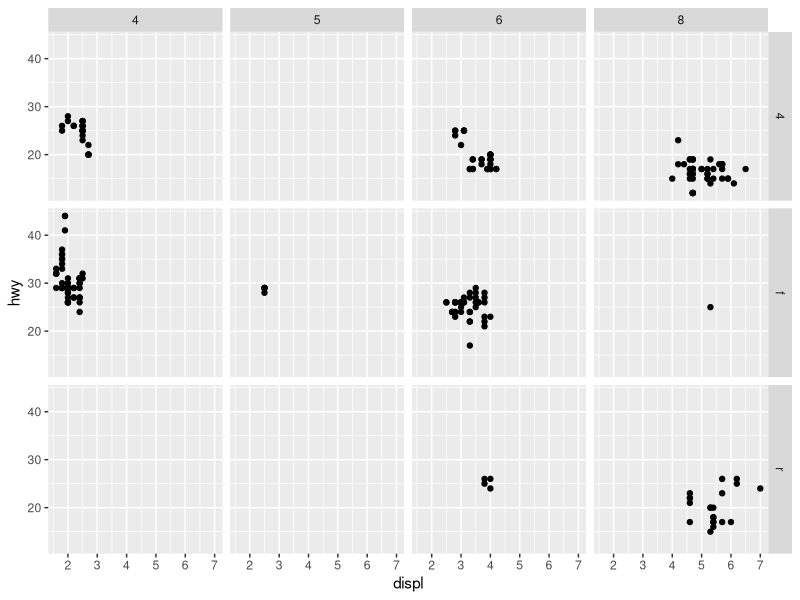
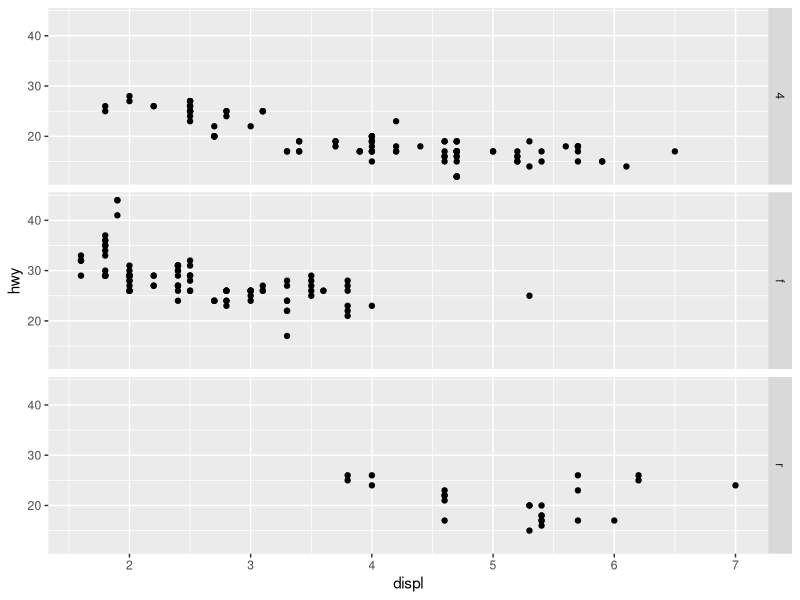
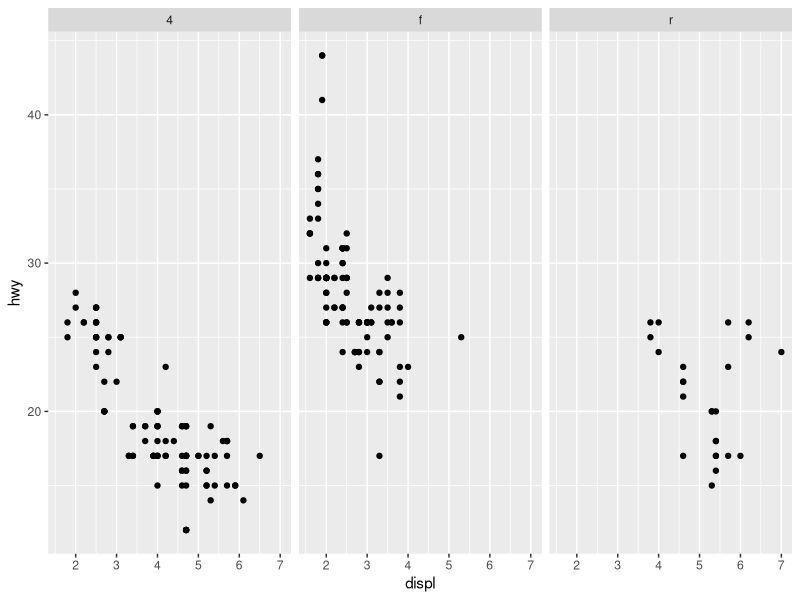
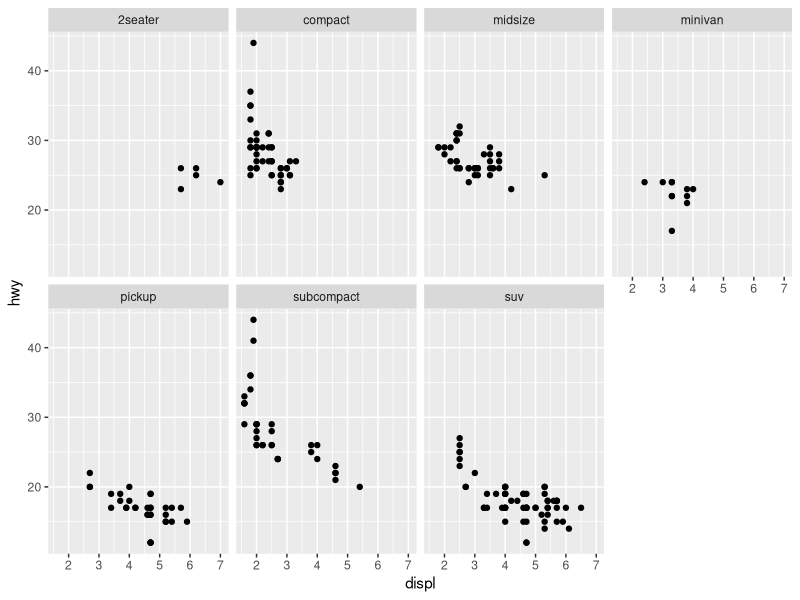
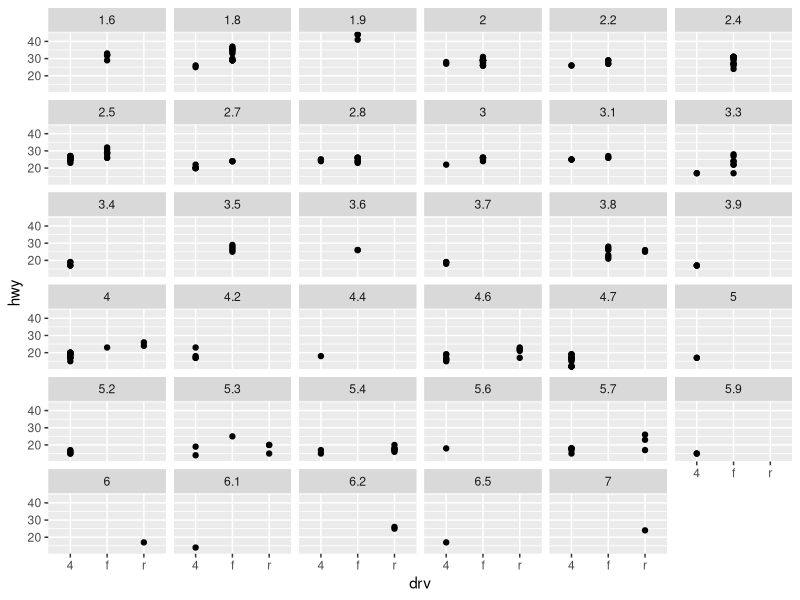
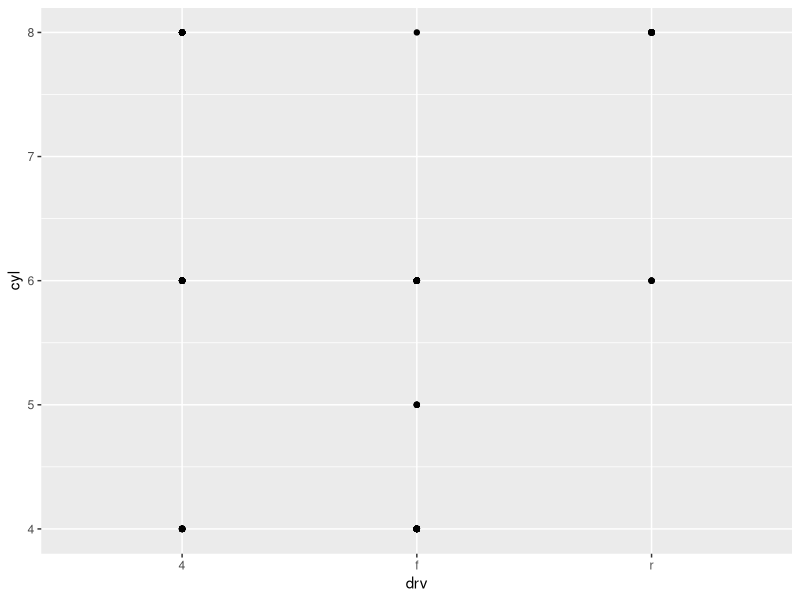
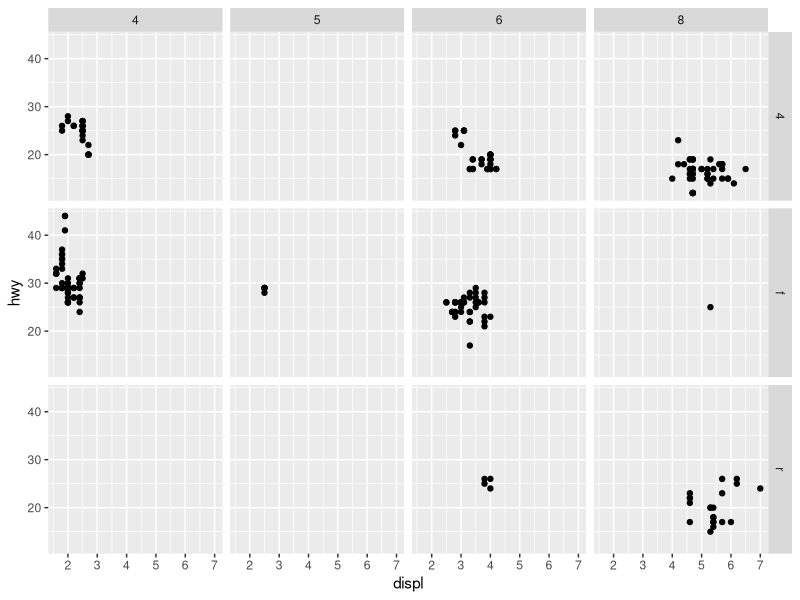
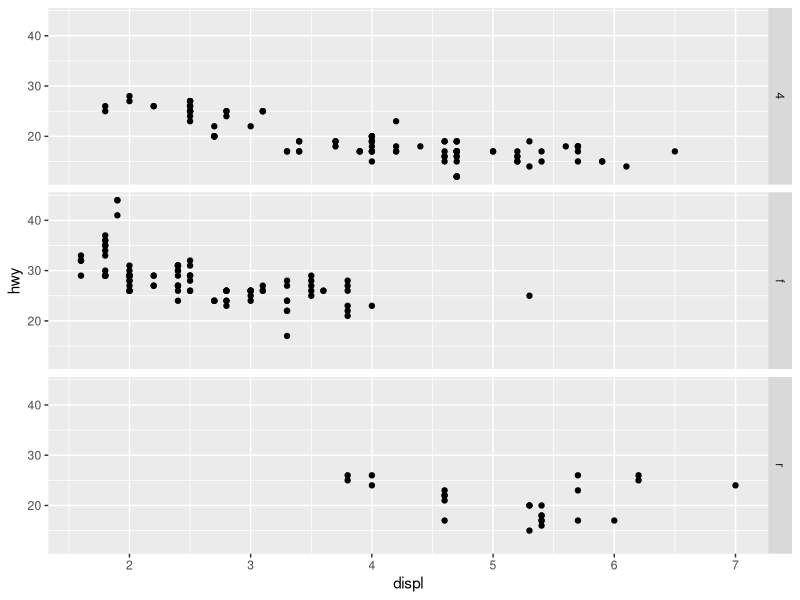

Generate these figures, in order, with R:
## ---- chunk 1
knitr::opts_chunk$set(echo = TRUE, message = FALSE, warning = FALSE, fig.height = 3)
## ---- chunk 2
library(tidyverse)
library(gridExtra)
library(maps)
library(mapproj)
rm(list = ls())
## ---- chunk 3
ggplot(data = mpg) + 
  geom_point(mapping = aes(x = displ, y = hwy)) + 
  facet_grid(drv ~ cyl)

ggplot(data = mpg) + 
  geom_point(mapping = aes(x = displ, y = hwy)) + 
  facet_grid(drv ~ .)

ggplot(data = mpg) + 
  geom_point(mapping = aes(x = displ, y = hwy)) + 
  facet_grid(. ~ drv)
## ---- chunk 4
ggplot(data = mpg) + 
  geom_point(mapping = aes(x = displ, y = hwy)) + 
  facet_wrap(~ class, nrow = 2)
## ---- chunk 5
ggplot(data = mpg) + 
  geom_point(mapping = aes(x = drv, y = hwy)) + 
  facet_wrap(~displ) 
## ---- chunk 6
ggplot(data = mpg) + 
  geom_point(mapping = aes(x = drv, y = cyl))

ggplot(data = mpg) + 
  geom_point(mapping = aes(x = displ, y = hwy)) + 
  facet_grid(drv ~ cyl)
## ---- chunk 7
ggplot(data = mpg) + 
  geom_point(mapping = aes(x = displ, y = hwy)) +
  facet_grid(drv ~ .)

ggplot(data = mpg) + 
  geom_point(mapping = aes(x = displ, y = hwy)) +
  facet_grid(. ~ cyl)

ggplot(data = mpg) + 
  geom_point(mapping = aes(x = displ, y = hwy)) +
  facet_wrap(~cyl)
## ---- chunk 8
ggplot(data = mpg) + 
  geom_point(mapping = aes(x = displ, y = hwy)) + 
  facet_wrap(~ class, nrow = 2)
## ---- chunk 9
a <- ggplot(mpg) +
   geom_point(aes(displ, hwy))
b <- ggplot(mpg) +
   geom_smooth(aes(displ, hwy))
grid.arrange(a,b, nrow = 1)
## ---- chunk 10
ggplot(mpg) +
  geom_smooth(aes(displ, hwy, linetype = drv))
## ---- chunk 11
ggplot(mpg, aes(displ, hwy)) +
  geom_point(aes(color = drv)) +
  geom_smooth(aes(linetype = drv))
## ---- chunk 12
gg <- ggplot(mpg, aes(displ, hwy))
c <- gg + geom_smooth()
d <- gg + geom_smooth(aes(group = drv))
e <- gg + geom_smooth(aes(color = drv), show.legend = FALSE)
grid.arrange(c, d, e, nrow = 1)
## ---- chunk 13
ggplot(mpg, aes(displ, hwy)) +
  geom_point(aes(color = class)) +
  geom_smooth()
## ---- chunk 14
ggplot(mpg, aes(displ, hwy)) +
  geom_point(aes(color = class)) +
  geom_smooth(data = filter(mpg, class == "suv"))
## ---- chunk 15
ggplot(mpg, aes(displ, hwy, color = drv)) +
  geom_point() +
  geom_smooth(se = FALSE)
## ---- chunk 16
gg <- ggplot(mpg, aes(displ, hwy))
e <- gg +
  geom_point() +
  geom_smooth(se = FALSE)
f <- gg +
  geom_point() +
  geom_smooth(aes(group = drv), se = FALSE)
g <- gg +
  geom_point(aes(color = drv)) +
  geom_smooth(aes(color = drv), se = FALSE)
h <- gg +
  geom_point(aes(color = drv)) +
  geom_smooth(se = FALSE)
i <- gg +
  geom_point(aes(color = drv)) +
  geom_smooth(aes(linetype = drv), se = FALSE)
j <- gg +
  geom_point(color = "white", stroke = 2) +
  geom_point(aes(color = drv))
 
grid.arrange(e, f, g, h, i, j, nrow = 3)
## ---- chunk 17
library(ggplot2)
library(tidyverse)
ggplot(data = diamonds) + 
  geom_bar(mapping = aes(x = cut))
## ---- chunk 18
ggplot(data = diamonds) + 
  stat_count(mapping = aes(x = cut))
## ---- chunk 19
demo <- tribble(
  ~cut,         ~freq,
  "Fair",       1610,
  "Good",       4906,
  "Very Good",  12082,
  "Premium",    13791,
  "Ideal",      21551
)

ggplot(data = demo) +
  geom_bar(mapping = aes(x = cut, y = freq), stat = "identity")
## ---- chunk 20
ggplot(data = diamonds) + 
  geom_bar(mapping = aes(x = cut, y = ..prop.., group = 1))
## ---- chunk 21
ggplot(data = diamonds) + 
  stat_summary(
    mapping = aes(x = cut, y = depth),
    fun.ymin = min,
    fun.ymax = max,
    fun.y = median
  )
## ---- chunk 22
ggplot(data = diamonds) +
  geom_pointrange(
    mapping = aes(x = cut, y = depth),
    stat = "summary",
    fun.ymin = min,
    fun.ymax = max,
    fun.y = median
  )
## ---- chunk 23
ggplot(data = diamonds) + 
  geom_bar(mapping = aes(x = cut, colour = cut))
ggplot(data = diamonds) + 
  geom_bar(mapping = aes(x = cut, fill = cut))

## ---- chunk 24
ggplot(data = diamonds, mapping = aes(x = cut, fill = clarity)) + 
  geom_bar(alpha = 1/5, position = "identity")
ggplot(data = diamonds, mapping = aes(x = cut, colour = clarity)) + 
  geom_bar(fill = NA, position = "identity")
## ---- chunk 25
ggplot(data = diamonds) + 
  geom_bar(mapping = aes(x = cut, fill = clarity), position = "fill")
ggplot(data = diamonds) + 
  geom_bar(mapping = aes(x = cut, fill = clarity), position = "dodge")
## ---- chunk 26
ggplot(data = mpg) + 
  geom_point(mapping = aes(x = displ, y = hwy), position = "jitter")
## ---- chunk 27
ggplot(data = mpg, mapping = aes(x = cty, y = hwy)) + 
  geom_point()
## ---- chunk 28
ggplot(data = mpg, mapping = aes(x = cty, y = hwy)) + 
  geom_point() + geom_jitter()
## ---- chunk 29
ggplot(data = mpg, mapping = aes(x = cty, y = hwy)) + 
  geom_point() + geom_jitter(width=.1, height = .1)
## ---- chunk 30
ggplot(data = mpg, mapping = aes(x = cty, y = hwy)) + 
  geom_point() + geom_count()
## ---- chunk 31
ggplot(data = mpg, mapping = aes(x = class, y = hwy)) + 
  geom_boxplot()
ggplot(data = mpg, mapping = aes(x = class, y = hwy)) + 
  geom_boxplot(position="dodge")
## ---- chunk 32
ggplot(data = mpg, mapping = aes(x = class, y = hwy)) +
  geom_boxplot()
ggplot(data = mpg, mapping = aes(x = class, y = hwy)) +
  geom_boxplot() +
  coord_flip()
## ---- chunk 33
nz <- map_data("nz")
ggplot(nz, aes(long, lat, group = group)) +
  geom_polygon(fill = "white", colour = "black")
ggplot(nz, aes(long, lat, group = group)) +
  geom_polygon(fill = "white", colour = "black") +
  coord_quickmap()
## ---- chunk 34
bar <- ggplot(data = diamonds) +
  geom_bar(
	mapping = aes(x = cut, fill = cut),
	show.legend = FALSE,
	width = 1
  ) +
  theme(aspect.ratio = 1) +
  labs(x = NULL, y = NULL)
bar + coord_flip()
bar + coord_polar()
## ---- chunk 35
ggplot(data = diamonds) +
  geom_bar(mapping = aes(x = 1, fill = clarity), position = "fill") +
  coord_polar(theta = "y")
## ---- chunk 36
ggplot(data = diamonds) +
  geom_bar(mapping = aes(x = 1, fill = clarity), position = "fill")
ggplot(data = diamonds) +
  geom_bar(mapping = aes(x = 1, fill = clarity), position = "fill") +
  labs(title = "Stack plot", subtitle = "Count")
## ---- chunk 37
ggplot(data = mpg, mapping = aes(x = cty, y = hwy)) +
  geom_point() +
  geom_abline() +
  coord_fixed()
